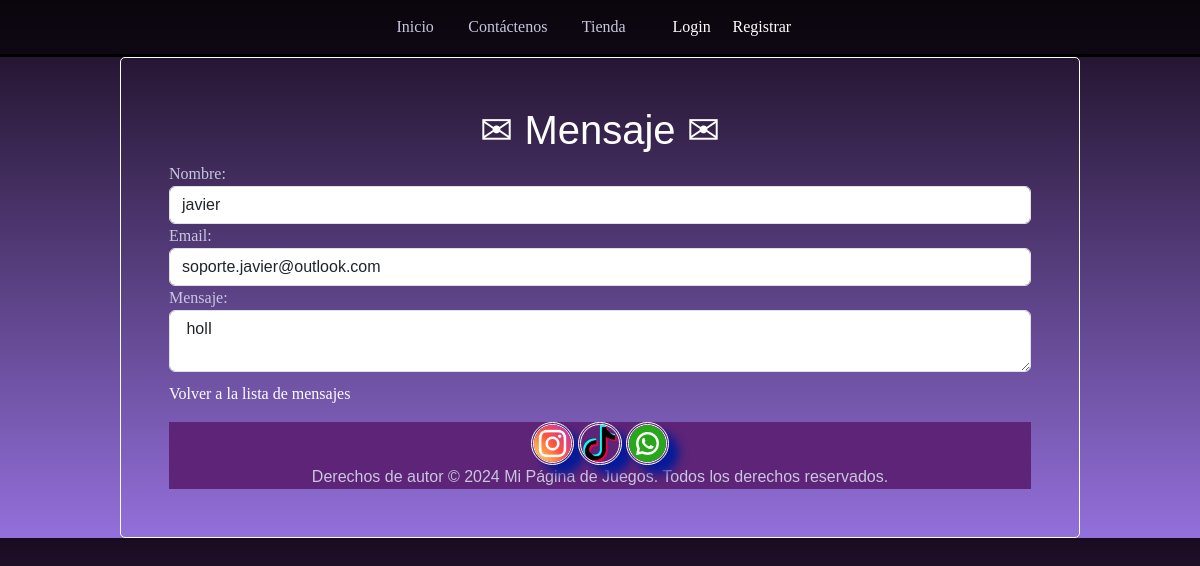
The app's page /contactenos/messages/1/ with its own data.
### Contactenos/models.py (models this page shows, shortened)
class ContactMessage(models.Model):
    name = models.CharField(max_length=200)
    email = models.EmailField(max_length=200)
    subject = models.CharField(max_length=200, null=True, blank=True)  # Hacerlo opcional
    message = models.TextField()
    created_at = models.DateTimeField(auto_now_add=True)

### Contactenos/views.py (the view)
# urls.py: path('messages/<int:message_id>/', message_detail, name='message_detail'),  # Ruta para ver un mensaje específico
def message_detail(request, message_id):
    message = get_object_or_404(ContactMessage, id=message_id)  # Obtener el mensaje por ID
    return render(request, 'message_detail.html', {'message': message})

### carro/context_processors.py (called while the page is built)
def importe_total_carro (request):  #Tambien hay q registrar la variable ne el setting / TEMPLATES
    total=0
    if request.user.is_authenticated:
        for key, value in request.session["carro"].items():
            total=total + float(value["precio"])
    else:
        total="Debes hacer login"
    return{"importe_total_carro":total}

### Contactenos/templates/message_detail.html (shortened to what this page needs)
{% extends "base.html" %}
{% load static %}
{% block content %}
    <body>
        <div class="contact-form-container">
            <h1>✉ Mensaje ✉</h1>
            <div class="mb-3">
                <a>Nombre:</a>
                <strong class="form-control">{{ message.name }}</strong>
                <a>Email:</a>
                <strong class="form-control">{{ message.email }}</strong>
                <a>Mensaje:</a>
                <textarea class="form-control"> {{message.message }}</textarea>
            <a href="{% url 'message_list' %}">Volver a la lista de mensajes</a>
        </div>
    </body>
{% endblock %}

### Principalapp/static/css/principal.css (style rules this page uses)
body { margin: 0; padding: 0; font-family: Arial, sans-serif; background-size: cover; background-position: center; color: #fff; background: linear-gradient(180deg, #190b1f, #8855ec); }

### Principalapp/static/css/contactenos.css (style rules this page uses)
body { margin: 0; padding: 0; font-family: Arial, sans-serif; background-size: cover; background-position: center; color: #fff; background-color: #361843; }
.contact-form-container { margin: auto; padding: 20px; width: auto; margin-top: auto; border: 1px solid #ffffff; border-radius: 5px; width: 80%; padding: 4%; margin: 0 auto; text-align: justify; }
a { color: #ffffff; text-decoration: none; font-family: 'Times New Roman', Times, serif; }
input[type="text"], input[type="number"], input[type="email"], input[type="tel"], textarea { width: 100%; padding: 8px; margin-bottom: 10px; border: 1px solid #ccc; border-radius: 4px; box-sizing: border-box; }

### Principalapp/static/css/tienda.css (style rules this page uses)
body { margin: auto; padding: 0; font-family: Arial, sans-serif; background-size: cover; background-position: center; color: #c8c7df; background: linear-gradient(180deg, #190b1f, #9370DB); }
h1 { text-align: center; color: #ffffff; }

### records on screen
ContactMessage: name "javier", email "soporte.javier@outlook.com", message "holI"
